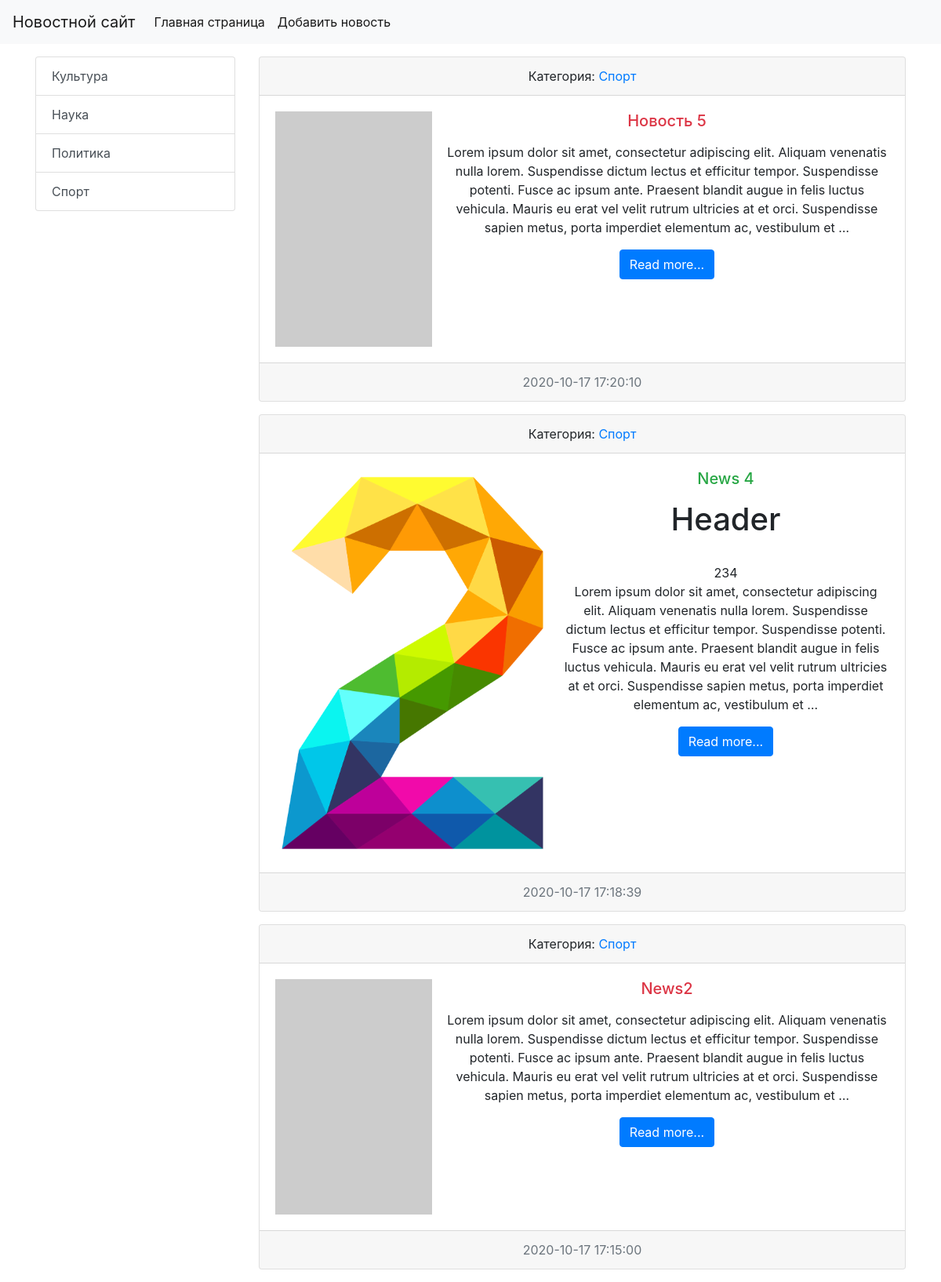
/catеgory/3/, run on the app's committed database.
### news/models.py (models this page shows, shortened)
class Category(models.Model):
    title = models.CharField(max_length=150, db_index=True, verbose_name='Категории')#db index - индексирует поле(более быстрым для поиска)
    def get_absolute_url(self):
        return reverse('category', kwargs={'category_id': self.pk})
    def __str__(self):
        return self.title
    class Meta:
        verbose_name = 'Категория'
        verbose_name_plural = 'Категории'
        ordering = ['title']

class News(models.Model):
    title = models.CharField(max_length=150, verbose_name='Наименование')
    content = models.TextField(blank=True, verbose_name='Контент')
    created_at = models.DateTimeField(auto_now_add=True, verbose_name='Дата Публикации')
    update_at = models.DateTimeField(auto_now=True, verbose_name='Обновлено')
    photo = models.ImageField(upload_to='photos/%Y/%m/%d/', verbose_name='Фото', blank=True)
    is_published = models.BooleanField(default=True, verbose_name='Опубликовано')
    category = models.ForeignKey('Category', on_delete=models.PROTECT, null=True, verbose_name='Категория')
    def get_absolute_url(self):
        return reverse('view_news', kwargs={'news_id': self.pk})
    class Meta:
        verbose_name = 'Новость'
        verbose_name_plural = 'Новости'
        ordering = ['-created_at']

### news/templatetags/news_tags.py (called while the page is built)
@register.inclusion_tag('news/list_categories.html')
def show_categories(arg1='hello', arg2='world'):
    categories = Category.objects.all()
    return {"categories": categories, "arg1": arg1, "arg2": arg2}

### news/views.py (called while the page is built)
def get_category(request, category_id):
    news = News.objects.filter(category_id=category_id)
    category = Category.objects.get(pk=category_id)
    return render(request, 'news/category.html', {'news': news, 'category': category})

### news/templates/news/category.html (shortened to what this page needs)
{% extends 'base.html' %}
{% block sidebar %}
{% include 'inc/_sidebar.html' %}
{% endblock %}
{% block content %}
    {% for item in news %}
        <div class="card text-center mb-3">
            <div class="card-header">
                Категория: <a href="{item.category.get_absoulute    }">{{item.category}}</a>
            </div>
            <div class="card-body">
                <div class="media">
                    {% if item.photo %}
                        <img src="{{ item.photo.url }}" alt="" width="350" class="mr-3">
                    {% else %}
                        <img src="https://picsum.photos/200/300/?blur=1" alt="" class="mr-3">
                    {% endif %}
                    <div class="media-body">
                        <h5 class="card-title {% cycle 'text-danger' 'text-success' %}">
                            {{ item.title }}</h5>
                        <p class="card-text">{{ item.content|safe|linebreaks|truncatewords:50 }}</p>
                        <a href="{{ item.get_absolute_url}}" class="btn btn-primary">Read more...</a>
                    </div>
                </div>
            </div>
            <div class="card-footer text-muted">
                {{ item.created_at|date:"Y-m-d H:i:s" }}
            </div>
        </div>
    {% endfor %}
{% endblock %}

### news/templates/news/list_categories.html
<div class="list-group">
    {% for item in categories %}
        <a href="{{ item.get_absolute_url }}" class="list-group-item list-group-item-action">{{ item.title}}</a>
    {% endfor %}
</div>

### data on the page
Category: title "Культура"
Category: title "Наука"
Category: title "Политика"
Category: title "Спорт"
News: category "Спорт", title "Новость 5", content "Lorem ipsum dolor sit amet, consectetur adipiscing elit. Aliquam venenatis nulla lorem. Suspendisse dictum lectus et efficitur tempor. Suspendisse potenti. Fusce ac ipsum ante. Praesent blandit augue in felis luctus vehicula. Mauris eu erat vel velit rutrum ultricies at et orci. Suspendisse sapien metus, porta imperdiet elementum ac, vestibulum et …", created_at "2020-10-17 17:20:10"
News: category "Спорт", photo (picture), title "News 4", content "Header 234 Lorem ipsum dolor sit amet, consectetur adipiscing elit. Aliquam venenatis nulla lorem. Suspendisse dictum lectus et efficitur tempor. Suspendisse potenti. Fusce ac ipsum ante. Praesent blandit augue in felis luctus vehicula. Mauris eu erat vel velit rutrum ultricies at et orci. Suspendisse sapien metus, porta imperdiet elementum ac, vestibulum et …", created_at "2020-10-17 17:18:39"
News: category "Спорт", title "News2", content "Lorem ipsum dolor sit amet, consectetur adipiscing elit. Aliquam venenatis nulla lorem. Suspendisse dictum lectus et efficitur tempor. Suspendisse potenti. Fusce ac ipsum ante. Praesent blandit augue in felis luctus vehicula. Mauris eu erat vel velit rutrum ultricies at et orci. Suspendisse sapien metus, porta imperdiet elementum ac, vestibulum et …", created_at "2020-10-17 17:15:00"
